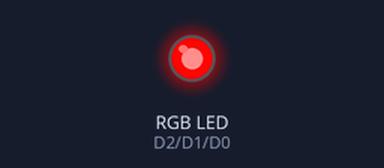
The sketch below on a simulated ESP8266 (NodeMCU). Parts: an RGB LED mixed from three pins (HIGH = lit).

Above: at 0.15 s.
At 4.95 s:
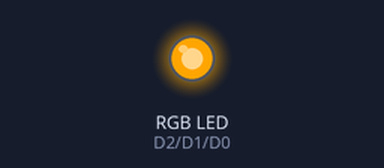
At 10.05 s:
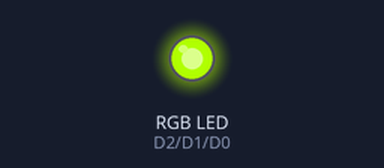
At 19.96 s:
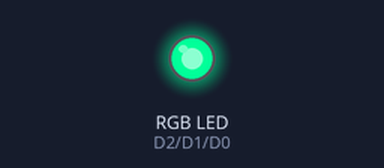
At 29.81 s:
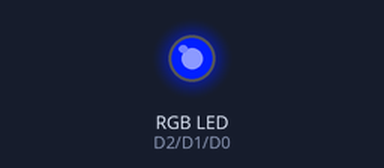
At 39.72 s:
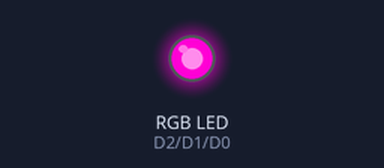
Timing chart, 0 to 40.0 s (numbered marks = the images above):
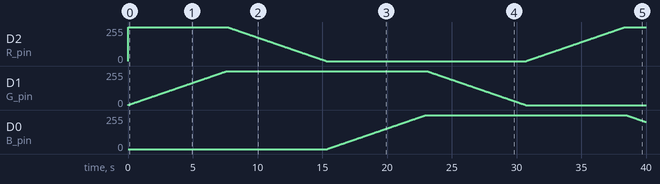

The sketch:

NodeMCU_LED3C-PWM_Workshop3.ino
```cpp
#define B_pin D0 //Blue
#define G_pin D1 //Green
#define R_pin D2 //Red
int st_R = 255;
int st_G = 0;
int st_B = 0;
void setup() {
  // put your setup code here, to run once:
  pinMode(B_pin, OUTPUT); // Set pin as output
  pinMode(G_pin, OUTPUT);
  pinMode(R_pin, OUTPUT);
}

void loop() {
  // put your main code here, to run repeatedly:
  for (int i = 0; i < 256; i++) // Set loop
  {
    st_B = 0; // Clear BLUE data
    st_G++; // Increase GREEN data
    displayRGB(st_R, st_G, st_B); // Drive LED with PWM
    delay(30); // Short delay
  }
  for (int i = 0; i < 256; i++)
  {
    st_R--; // Decrease RED data
    displayRGB(st_R, st_G, st_B); // Drive LED with PWM
    delay(30); // Short delay
  }
  for (int i = 0; i < 256; i++)
  {
    st_R = 0; // Clear RED data
    st_B++; // Increase BLUE data
    displayRGB(st_R, st_G, st_B); // Drive LED with PWM
    delay(30); // Short delay
  }
  for (int i = 0; i < 256; i++)
  {
    st_G--; // Decrease GREEN data
    displayRGB(st_R, st_G, st_B); // Drive LED with PWM
    delay(30); // Short delay
  }
  for (int i = 0; i < 256; i++)
  {
    st_G = 0; // Clear GREEN data
    st_R++; // Increase RED data
    displayRGB(st_R, st_G, st_B); // Drive LED with PWM
    delay(30); // Short delay
  }
  for (int i = 0; i < 256; i++)
  {
    st_B--; // Decrease BLUE data
    displayRGB(st_R, st_G, st_B); // Drive LED with PWM
    delay(30); // Short delay
  }
}
void displayRGB(int R, int G, int B)
// Drive LED with PWM by using analogWrite function
{
  analogWrite(B_pin, B);
  analogWrite(G_pin, G);
  analogWrite(R_pin, R);
}
```

Measured:
- by itself, D1 (G_pin): rises from 0/255 to 255/255 in 7.6 s, then falls to 0/255 in 23.1 s
- by itself, D0 (B_pin): rises from 0/255 to 255/255 in 7.6 s, then falls to 203/255 in 17.0 s
